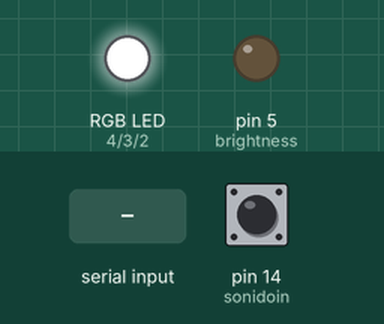
Simulated run of this sketch. Board: Arduino Mega 2560, built with avr-gcc and run on an emulated ATmega2560. Parts: an RGB LED mixed from three pins (HIGH = lit), output pins drawn as LEDs (lit = HIGH). Inputs (shaded band) come from the test bench; at power-on: pin 14 (sonidoin) HIGH. Dim RGB values are drawn brighter than linear.

Above: at 1.2 s.
1.3 s: "secuencia1" received over Serial
At 2.45 s:
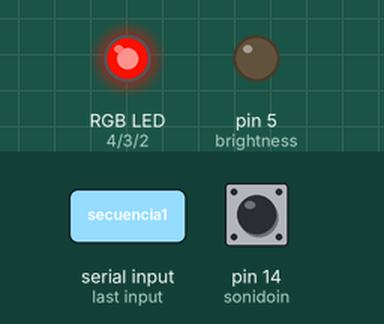
7.3 s: "Apagar" received over Serial
At 11.9 s:
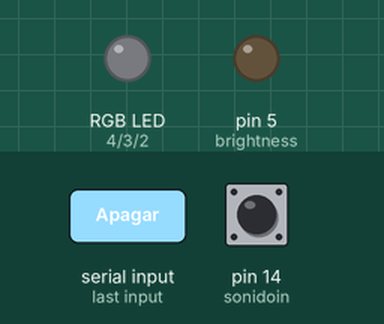
12.4 s: "Breathe" received over Serial
At 14.16 s:
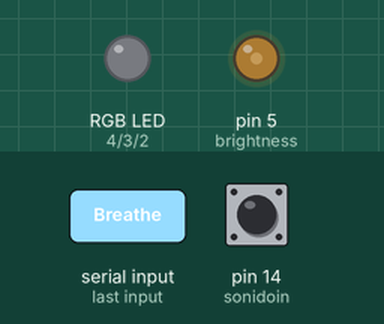
18.4 s: "Encender" received over Serial
At 20.7 s:
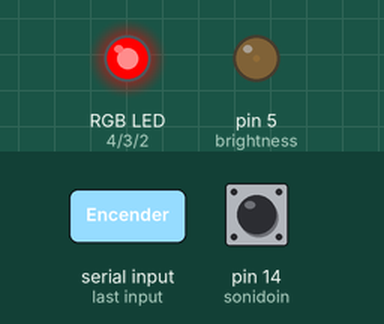
21.0 s: "Audio" received over Serial
At 22.5 s:
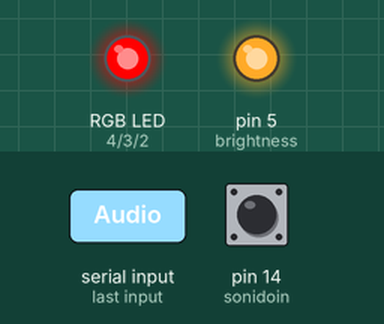
23.5 s: "R90\n" received over Serial
At 25.6 s:
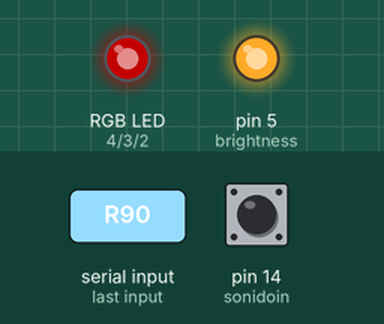
Timing chart, 0 to 27.0 s (numbered marks = the images above; inputs shaded):
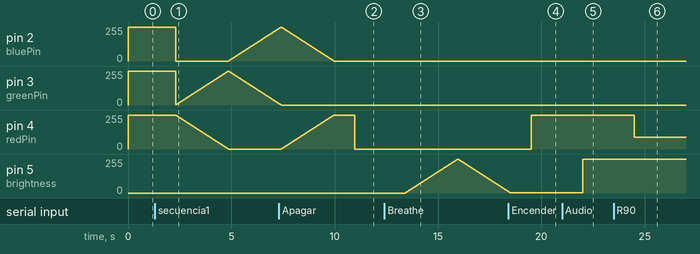

The sketch:

ArduinoLamp.ino
```cpp
//this will be used for bluetooth bt-04 module #include <SoftwareSerial.h>

#define sonidoin 14
#define brightness 5
#define redPin 4
#define greenPin 3
#define bluePin 2

byte red = 255, green = 255, blue = 255;
int itime = 10, menu = 2;
/*
  void readComms();
  void breathe();
  void rainbow();
  void readSound();
  int teclado();
  void interTeclado();*/

void setup() {
  Serial.begin(9600);

  pinMode(sonidoin, INPUT_PULLUP);
  pinMode(brightness, OUTPUT);
  pinMode(redPin, OUTPUT);
  pinMode(greenPin, OUTPUT);
  pinMode(bluePin, OUTPUT);

  /*TCCR registro de 16 bits partido en A y B que controla cosas
    como que clock se usa, si falling edge o raising edge, el preescaler
    En estas 2 lineas limpiamos el registro en sus 2 bytes*/
  TCCR5A = 0; //Queda en operacion normal
  TCCR5B = 0;
  TCNT5 = 0;   //Contador del timer a 0
  OCR5A = 1000;//Registro de comparacion cuando el contador llegue a 3200 se produce la interrupcion al timer le toma 0.5 ms llegar a esta cantidad
  TCCR5B |= 0b00001010; //
  /*Aqui ponemos del bit 4 al 3 el tipo de waveform generado como la velocidal,
     en el bit 3 le ponemos que se resetee la cuenta cuando llegue al Borde superior
     del bit 2 al 0 Que clock usaremos  y el preescaler en este caso usamos el de 16MHz con preescaler de 8*/
  //TIMSK5 |= 0b00000010;   //Aqui finalmente se activa la interrupcion por comparacion, donde en el bit 2 le decimos que compare al registro b
  TIMSK5 |= 0b00000000;
}

void loop() {
  if (Serial.available() > 0) {
    readBluetoothComms();
  }
  if (menu != 10) {
    switch (menu) {
      case 1:
        //apagar lampara
        analogWrite(greenPin, 0);
        analogWrite(redPin, 0);
        analogWrite(bluePin, 0);
        menu = 10;
        break;
      case 2:
        //encender lampara
        analogWrite(redPin, red);
        analogWrite(greenPin, green);
        analogWrite(bluePin, blue);
        menu = 10;
        break;
      case 3:
        rainbow();
        break;
      case 4:
        breathe();
        break;
      case 5:
        TIMSK5 = 0b00000010;//activa la interrupt del audio
        menu = 10;
        break;
      case 6:
        TIMSK5 = 0b00000000; //desactiva la interrupt de audio
        digitalWrite(brightness, LOW);
        menu = 10;
        break;
      case 7: //poner cierto color rgb quiza redirigir al caso 2
        analogWrite(redPin, red);
        analogWrite(greenPin, green);
        analogWrite(bluePin, blue);
        menu = 10;
        break;
    }
  }
}


void readBluetoothComms() { //quiza hacerla interrupcion?
  String aux = Serial.readString();
  if (aux == "Apagar") {
    menu = 1;
  } else if (aux == "Encender") {
    menu = 2;
  } else if (aux == "secuencia1") {
    menu = 3;
  } else if (aux == "Breathe") {
    TIMSK5 = 0b00000000; //desactiva la interrupt de audio
    menu = 4;
    digitalWrite(brightness, LOW);
  } else if (aux == "Audio") {
    menu = 5;
  } else if (aux == "OffAudio") {
    menu = 6;
  }  else if (aux[0] == 'R') {
    red = atoi(aux.substring(1, aux.indexOf('G')).c_str());
    green = atoi(aux.substring(aux.indexOf('G') + 1, aux.indexOf('B')).c_str());
    blue = atoi(aux.substring(aux.indexOf('B') + 1).c_str());
    menu = 7;
  }
}

void rainbow() {
  red = 255;
  green = 0;
  blue = 0;
  analogWrite(redPin, 255);
  analogWrite(greenPin, 0);
  analogWrite(bluePin, 0);
  for (int i = 0; i < 255; i++) {
    red--;
    green++;
    analogWrite(redPin, red);
    analogWrite(greenPin, green);
    delay(itime);
  }
  for (int i = 0; i < 255; i++) {
    green--;
    blue++;
    analogWrite(greenPin, green);
    analogWrite(bluePin, blue);
    delay(itime);
  }
  for (int i = 0; i < 255; i++) {
    blue--;
    red++;
    analogWrite(bluePin, blue);
    analogWrite(redPin, red);
    delay(itime);
  }
}

void breathe() {
  for (int i = 0; i < 255; i++) {
    analogWrite(brightness, i);
    delay(itime);
  }
  for (int i = 255; i > 0; i--) {
    analogWrite(brightness, i);
    delay(itime);
  }
}

ISR(TIMER5_COMPA_vect)
{
  digitalWrite(brightness, digitalRead(sonidoin));
}
```

Measured:
- after the input at 1.3 s, pin 4 (redPin): moves from 255/255 to 0/255 over 2.5 s, starting after 1.0 s
- after the input at 7.3 s, pin 3 (greenPin): goes on until 7.4 s, then stays 0/255
- after the input at 12.4 s, pin 5 (brightness): rises from 0/255 to 255/255 in 2.5 s, then falls to 12/255 in 2.4 s
- after the input at 18.4 s, pin 4 (redPin): 0/255 → 255/255 after 1.1 s; pin 5 (brightness): goes on until 18.5 s, then stays 1/255
- after the input at 21.0 s, pin 5 (brightness): 1/255 → 255/255 after 1.0 s
- after the input at 23.5 s, pin 4 (redPin): 255/255 → 90/255 after 1.0 s
